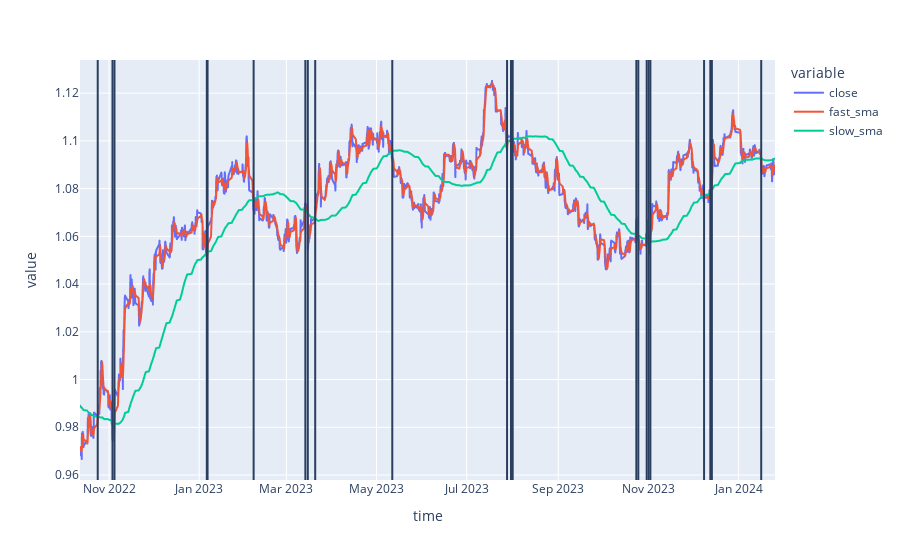

Source (notebook cell):
### Code cell
# visualize close price
fig = px.line(df, x='time', y=['close', 'fast_sma', 'slow_sma'])

for i, row in signal.iterrows():
    fig.add_vline(x=row.time)
    
fig.show()

### Figure 1 — Plotly figure (JSON) as saved in the notebook; plotly's stock layout.template omitted (floating-point values rounded to 4 significant figures; data arrays with more than 128 entries replaced by an {"elided": "..."} marker saying what was removed)
{"data": [{"hovertemplate": "variable=close<br>time=%{x}<br>value=%{y}<extra></extra>", "legendgroup": "close", "line": {"color": "#636efa", "dash": "solid"}, "marker": {"symbol": "circle"}, "mode": "lines", "name": "close", "showlegend": true, "type": "scattergl", "x": {"elided": "2001 str values"}, "xaxis": "x", "y": {"elided": "2001 float values"}, "yaxis": "y"}, {"hovertemplate": "variable=fast_sma<br>time=%{x}<br>value=%{y}<extra></extra>", "legendgroup": "fast_sma", "line": {"color": "#EF553B", "dash": "solid"}, "marker": {"symbol": "circle"}, "mode": "lines", "name": "fast_sma", "showlegend": true, "type": "scattergl", "x": {"elided": "2001 str values"}, "xaxis": "x", "y": {"elided": "2001 float values"}, "yaxis": "y"}, {"hovertemplate": "variable=slow_sma<br>time=%{x}<br>value=%{y}<extra></extra>", "legendgroup": "slow_sma", "line": {"color": "#00cc96", "dash": "solid"}, "marker": {"symbol": "circle"}, "mode": "lines", "name": "slow_sma", "showlegend": true, "type": "scattergl", "x": {"elided": "2001 str values"}, "xaxis": "x", "y": {"elided": "2001 float values"}, "yaxis": "y"}], "layout": {"legend": {"title": {"text": "variable"}, "tracegroupgap": 0}, "margin": {"t": 60}, "shapes": [{"type": "line", "x0": "2022-10-24T08:00:00", "x1": "2022-10-24T08:00:00", "xref": "x", "y0": 0, "y1": 1, "yref": "y domain"}, {"type": "line", "x0": "2022-11-03T08:00:00", "x1": "2022-11-03T08:00:00", "xref": "x", "y0": 0, "y1": 1, "yref": "y domain"}, {"type": "line", "x0": "2022-11-04T16:00:00", "x1": "2022-11-04T16:00:00", "xref": "x", "y0": 0, "y1": 1, "yref": "y domain"}, {"type": "line", "x0": "2023-01-06T04:00:00", "x1": "2023-01-06T04:00:00", "xref": "x", "y0": 0, "y1": 1, "yref": "y domain"}, {"type": "line", "x0": "2023-01-06T16:00:00", "x1": "2023-01-06T16:00:00", "xref": "x", "y0": 0, "y1": 1, "yref": "y domain"}, {"type": "line", "x0": "2023-02-06T20:00:00", "x1": "2023-02-06T20:00:00", "xref": "x", "y0": 0, "y1": 1, "yref": "y domain"}, {"type": "line", "x0": "2023-03-13T20:00:00", "x1": "2023-03-13T20:00:00", "xref": "x", "y0": 0, "y1": 1, "yref": "y domain"}, {"type": "line", "x0": "2023-03-15T12:00:00", "x1": "2023-03-15T12:00:00", "xref": "x", "y0": 0, "y1": 1, "yref": "y domain"}, {"type": "line", "x0": "2023-03-20T12:00:00", "x1": "2023-03-20T12:00:00", "xref": "x", "y0": 0, "y1": 1, "yref": "y domain"}, {"type": "line", "x0": "2023-05-11T16:00:00", "x1": "2023-05-11T16:00:00", "xref": "x", "y0": 0, "y1": 1, "yref": "y domain"}, {"type": "line", "x0": "2023-07-28T08:00:00", "x1": "2023-07-28T08:00:00", "xref": "x", "y0": 0, "y1": 1, "yref": "y domain"}, {"type": "line", "x0": "2023-07-31T00:00:00", "x1": "2023-07-31T00:00:00", "xref": "x", "y0": 0, "y1": 1, "yref": "y domain"}, {"type": "line", "x0": "2023-08-01T04:00:00", "x1": "2023-08-01T04:00:00", "xref": "x", "y0": 0, "y1": 1, "yref": "y domain"}, {"type": "line", "x0": "2023-10-23T20:00:00", "x1": "2023-10-23T20:00:00", "xref": "x", "y0": 0, "y1": 1, "yref": "y domain"}, {"type": "line", "x0": "2023-10-25T04:00:00", "x1": "2023-10-25T04:00:00", "xref": "x", "y0": 0, "y1": 1, "yref": "y domain"}, {"type": "line", "x0": "2023-10-30T20:00:00", "x1": "2023-10-30T20:00:00", "xref": "x", "y0": 0, "y1": 1, "yref": "y domain"}, {"type": "line", "x0": "2023-11-01T04:00:00", "x1": "2023-11-01T04:00:00", "xref": "x", "y0": 0, "y1": 1, "yref": "y domain"}, {"type": "line", "x0": "2023-11-02T08:00:00", "x1": "2023-11-02T08:00:00", "xref": "x", "y0": 0, "y1": 1, "yref": "y domain"}, {"type": "line", "x0": "2023-12-08T16:00:00", "x1": "2023-12-08T16:00:00", "xref": "x", "y0": 0, "y1": 1, "yref": "y domain"}, {"type": "line", "x0": "2023-12-13T00:00:00", "x1": "2023-12-13T00:00:00", "xref": "x", "y0": 0, "y1": 1, "yref": "y domain"}, {"type": "line", "x0": "2023-12-13T04:00:00", "x1": "2023-12-13T04:00:00", "xref": "x", "y0": 0, "y1": 1, "yref": "y domain"}, {"type": "line", "x0": "2023-12-13T08:00:00", "x1": "2023-12-13T08:00:00", "xref": "x", "y0": 0, "y1": 1, "yref": "y domain"}, {"type": "line", "x0": "2023-12-13T12:00:00", "x1": "2023-12-13T12:00:00", "xref": "x", "y0": 0, "y1": 1, "yref": "y domain"}, {"type": "line", "x0": "2023-12-13T16:00:00", "x1": "2023-12-13T16:00:00", "xref": "x", "y0": 0, "y1": 1, "yref": "y domain"}, {"type": "line", "x0": "2023-12-13T20:00:00", "x1": "2023-12-13T20:00:00", "xref": "x", "y0": 0, "y1": 1, "yref": "y domain"}, {"type": "line", "x0": "2024-01-16T08:00:00", "x1": "2024-01-16T08:00:00", "xref": "x", "y0": 0, "y1": 1, "yref": "y domain"}], "xaxis": {"anchor": "y", "domain": [0, 1], "title": {"text": "time"}}, "yaxis": {"anchor": "x", "domain": [0, 1], "title": {"text": "value"}}}}
